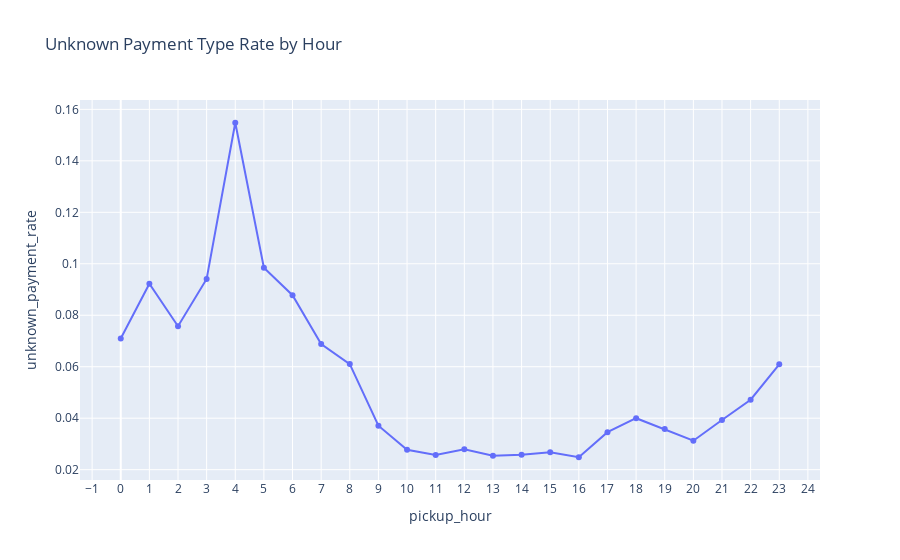

Notebook code for this chart:
### Code cell
fig3 = px.line(
    pay_unk,
    x="pickup_hour",
    y="unknown_payment_rate",
    title="Unknown Payment Type Rate by Hour",
    markers=True
)
fig3.update_xaxes(dtick=1)
fig3.show()
out = ROOT / "dashboards"
out.mkdir(exist_ok=True)

fig3.write_image(out / "unknown_payment_rate.png", scale=2)

### Figure 1 — Plotly figure (JSON) as saved in the notebook; plotly's stock layout.template omitted (floating-point values rounded to 4 significant figures)
{"data": [{"hovertemplate": "pickup_hour=%{x}<br>unknown_payment_rate=%{y}<extra></extra>", "legendgroup": "", "line": {"color": "#636efa", "dash": "solid"}, "marker": {"symbol": "circle"}, "mode": "lines+markers", "name": "", "orientation": "v", "showlegend": false, "type": "scatter", "x": [0, 1, 2, 3, 4, 5, 6, 7, 8, 9, 10, 11, 12, 13, 14, 15, 16, 17, 18, 19, 20, 21, 22, 23], "xaxis": "x", "y": [0.07099, 0.09226, 0.07574, 0.09409, 0.1548, 0.09843, 0.08778, 0.0688, 0.06103, 0.03706, 0.02771, 0.02567, 0.0279, 0.02541, 0.02575, 0.02679, 0.02482, 0.03456, 0.03999, 0.03576, 0.03126, 0.03927, 0.04717, 0.06092], "yaxis": "y"}], "layout": {"legend": {"tracegroupgap": 0}, "title": {"text": "Unknown Payment Type Rate by Hour"}, "xaxis": {"anchor": "y", "domain": [0, 1], "dtick": 1, "title": {"text": "pickup_hour"}}, "yaxis": {"anchor": "x", "domain": [0, 1], "title": {"text": "unknown_payment_rate"}}}}
